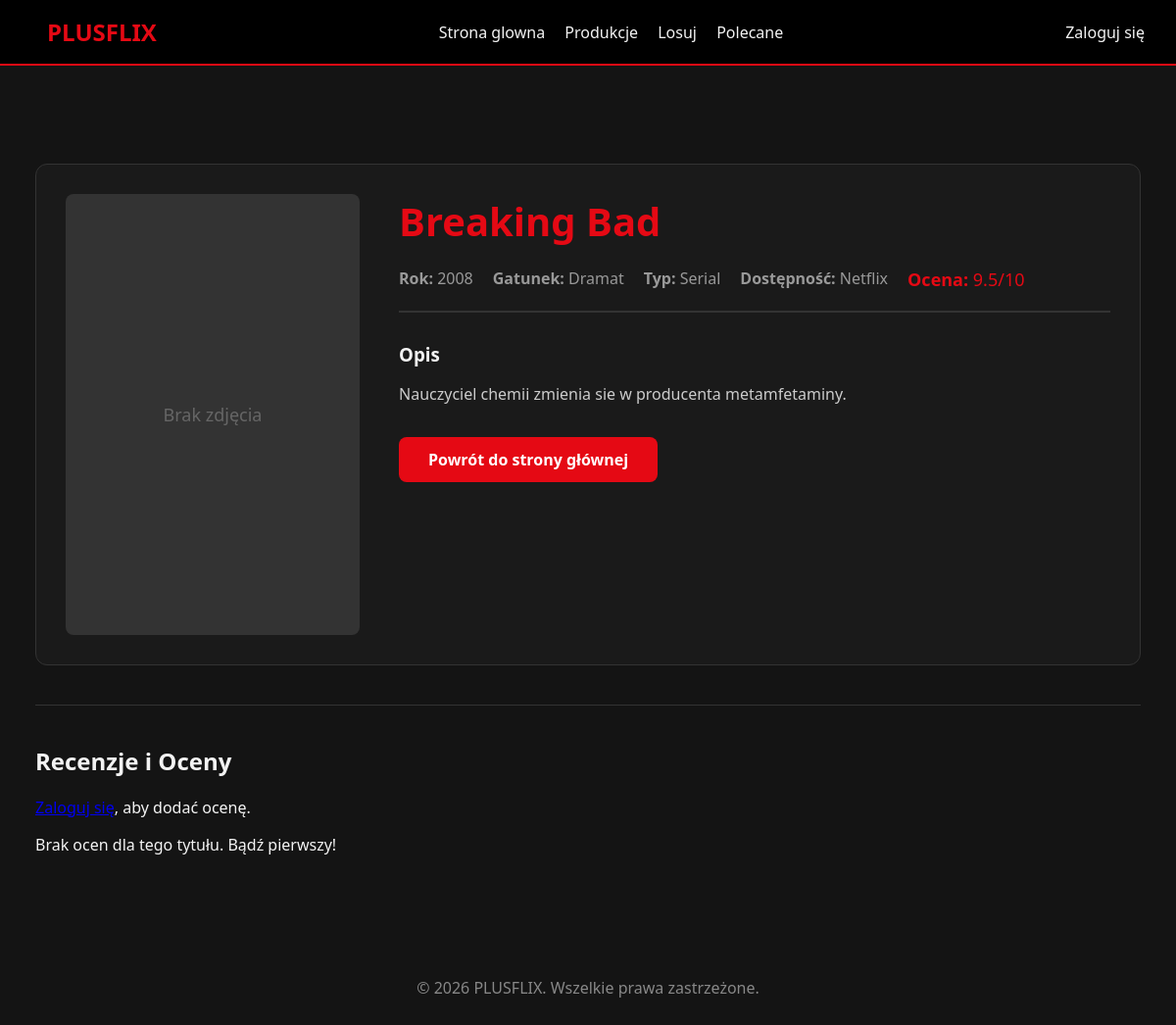
The page /public/pages/detail/1 on the database its author committed.
### tables this page shows
CREATE TABLE IF NOT EXISTS productions (
    id INT AUTO_INCREMENT PRIMARY KEY,
    title VARCHAR(255) NOT NULL,
    type VARCHAR(50) NOT NULL,
    genre_id INT,
    description TEXT,
    streaming_platforms_id INT,
    year INT,
    rating DECIMAL(3,1),
    created_at TIMESTAMP DEFAULT CURRENT_TIMESTAMP,
    FOREIGN KEY (genre_id) REFERENCES genres(id),
    FOREIGN KEY (streaming_platforms_id) REFERENCES streaming_platforms(id)
    );

CREATE TABLE IF NOT EXISTS genres (
    id INT AUTO_INCREMENT PRIMARY KEY,
    name VARCHAR(100) NOT NULL UNIQUE
);

CREATE TABLE IF NOT EXISTS streaming_platforms (
    id INT AUTO_INCREMENT PRIMARY KEY,
    name VARCHAR(100) NOT NULL,
    price DECIMAL(10,2),
    offer TEXT
    );

### app/Controllers/Pages.php (called while the page is built, shortened)
<?php
class Pages extends Controller {
    public function detail($id = null): void {
        $movieModel = $this->model('Movie');
        $ratingModel = $this->model('Rating');
        $movie = $movieModel->getMovieById($id);
        $data = [
            'title' => $movie->title,
            'description' => isset($movie->description) ? $movie->description : '',
            'movie' => $movie,
            'ratings' => $ratingModel->getRatingsByProductionId($id, isLoggedIn() ? $_SESSION['user_id'] : null),
            'isInWatchlist' => isLoggedIn() ? $movieModel->isInWatchlist($_SESSION['user_id'], $id) : false
        ];
        $this->view('pages/movie', $data);
    }
}

### core/Router.php (called while the page is built, shortened)
<?php
class Router {
    protected string $currentMethod = 'index';
    public function __construct() {
        $url = $this->getUrl();
        if ($url && strtolower($url[0]) === 'detail') {
            $this->currentController = 'App\\Controllers\\Pages';
            $this->currentMethod = 'detail';
            unset($url[0]);
        } elseif ($url && file_exists('../app/Controllers/' . ucwords($url[0]) . '.php')) {
            unset($url[0]);
        }
        $this->currentController = new $this->currentController;
        if (isset($url[1])) {
            if (method_exists($this->currentController, $url[1])) {
                $this->currentMethod = $url[1];
                unset($url[1]);
            }
        } else if (isset($url[0]) && method_exists($this->currentController, $url[0])) {
            $this->currentMethod = $url[0];
            unset($url[0]);
        }
        $this->params = $url ? array_values($url) : [];
        call_user_func_array([$this->currentController, $this->currentMethod], $this->params);
    }
    public function getUrl(): ?array {
        if (isset($_GET['url'])) {
            $url = rtrim($_GET['url'], '/');
            $url = filter_var($url, FILTER_SANITIZE_URL);
            return explode('/', $url);
        }
        return null;
    }
}

### public/index.php (called while the page is built, shortened)
<?php
require_once '../app/helpers/auth_helper.php';
spl_autoload_register(function($className) {
    $className = str_replace('\\', '/', $className);
    $file = '../' . $className . '.php';
});
$init = new Router();

### core/Database.php (called while the page is built, shortened)
<?php
class Database {
    private string $host = DB_HOST;
    private string $user = DB_USER;
    private string $pass = DB_PASS;
    private string $dbname = DB_NAME;
    private ?PDO $dbh = null;
    private $stmt;
    public function __construct() {
        $dsn = 'mysql:host=' . $this->host . ';dbname=' . $this->dbname;
        $options = [
            PDO::ATTR_PERSISTENT => true,
            PDO::ATTR_ERRMODE => PDO::ERRMODE_EXCEPTION,
            PDO::ATTR_DEFAULT_FETCH_MODE => PDO::FETCH_OBJ
        ];
        try {
            $this->dbh = new PDO($dsn, $this->user, $this->pass, $options);
        } catch (PDOException $e) {
            $this->error = $e->getMessage();
            echo "Błąd połączenia: " . $this->error;
        }
    }
    public function query(string $sql): void {
        $this->stmt = $this->dbh->prepare($sql);
    }
    public function bind($param, $value, $type = null): void {
        if (is_null($type)) {
            $type = match (true) {
                is_int($value) => PDO::PARAM_INT,
                is_bool($value) => PDO::PARAM_BOOL,
                is_null($value) => PDO::PARAM_NULL,
                default => PDO::PARAM_STR,
            };
        }
        $this->stmt->bindValue($param, $value, $type);
    }
    public function execute(): bool {
        return $this->stmt->execute();
    }
    public function single() {
        $this->execute();
        return $this->stmt->fetch();
    }
}

### app/Models/Movie.php (called while the page is built, shortened)
<?php
class Movie extends Model {
    public function getMovieById($id) {
        $this->updateSingleMovieRating($id);
        $this->db->query('SELECT p.*, g.name as genre, sp.name as streaming_platforms FROM productions p LEFT JOIN genres g ON p.genre_id = g.id LEFT JOIN streaming_platforms sp ON p.streaming_platforms_id = sp.id WHERE p.id = :id');
        $this->db->bind(':id', $id);
        return $this->db->single();
    }
    private function updateSingleMovieRating($id) {
        $this->db->query('SELECT AVG(rating) as avg_rating FROM ratings WHERE production_id = :production_id AND is_approved = 1');
        $this->db->bind(':production_id', $id);
        $row = $this->db->single();
        $avgRating = ($row && $row->avg_rating !== null) ? round($row->avg_rating, 1) : 0;
        $this->db->query('UPDATE productions SET rating = :rating WHERE id = :id');
        $this->db->bind(':rating', $avgRating);
        $this->db->bind(':id', $id);
        $this->db->execute();
    }
}

### core/Model.php (called while the page is built, shortened)
<?php
abstract class Model {
    public function __construct(Database $db) {
        $this->db = $db;
    }
}

### app/helpers/auth_helper.php (called while the page is built, shortened)
<?php
function isLoggedIn() {
    return isset($_SESSION['user_id']);
}

### app/Views/pages/movie.php (the view, shortened to what this page needs)
<div class="page-container">
    <div class="movie-details-container">
        <div class="movie-poster">
            <div class="poster-placeholder">
                <span>Brak zdjęcia</span>
            </div>
        </div>
        <div class="movie-info">
            <h1 class="movie-details-title"><?php echo isset($data['movie']->title) ? htmlspecialchars($data['movie']->title) : ''; ?></h1>
            <div class="movie-meta">
                <span class="meta-item"><strong>Rok:</strong> <?php echo isset($data['movie']->year) ? htmlspecialchars($data['movie']->year) : ''; ?></span>
                <span class="meta-item"><strong>Gatunek:</strong> <?php echo isset($data['movie']->genre) ? htmlspecialchars($data['movie']->genre) : ''; ?></span>
                <span class="meta-item"><strong>Typ:</strong> <?php echo isset($data['movie']->type) ? htmlspecialchars($data['movie']->type) : ''; ?></span>
                <span class="meta-item"><strong>Dostępność:</strong> <?php echo (!empty($data['movie']->streaming_platforms)) ? htmlspecialchars($data['movie']->streaming_platforms) : 'Brak danych'; ?></span>
                <span class="meta-item rating"><strong>Ocena:</strong>
                    <?php echo (isset($data['movie']->rating) && $data['movie']->rating > 0) ? htmlspecialchars($data['movie']->rating) . '/10' : 'Brak ocen'; ?>
                </span>
            </div>
            <div class="movie-description-full">
                <h3>Opis</h3>
                <p><?php echo isset($data['movie']->description) ? htmlspecialchars($data['movie']->description) : ''; ?></p>
            </div>
            <div class="movie-actions">
                <a href="<?php echo URLROOT; ?>" class="btn-back">Powrót do strony głównej</a>
            </div>
        </div>
    </div>
    <div class="movie-reviews-section">
        <h2>Recenzje i Oceny</h2>
        <?php if (isLoggedIn()) : ?>
            <div class="add-review-form">
                <h3>Dodaj swoją ocenę</h3>
                <form action="<?php echo URLROOT; ?>/pages/detail/<?php echo isset($data['movie']->id) ? (int)$data['movie']->id : 0; ?>" method="post">
                    <div class="form-group">
                        <label for="rating">Ocena (1-10):</label>
                        <select name="rating" id="rating" required class="form-control">
                            <option value="">Wybierz ocenę</option>
                            <?php for ($i = 10; $i >= 1; $i--) : ?>
                                <option value="<?php echo $i; ?>"><?php echo $i; ?></option>
                            <?php endfor; ?>
                        </select>
                    </div>
                    <div class="form-group">
                        <label for="comment">Komentarz:</label>
                        <textarea name="comment" id="comment" rows="3" class="form-control" placeholder="Co sądzisz o tym tytule?"></textarea>
                    </div>
                    <button type="submit" class="btn btn-primary">Opublikuj</button>
                </form>
            </div>
        <?php else : ?>
            <p><a href="<?php echo URLROOT; ?>/auth/login">Zaloguj się</a>, aby dodać ocenę.</p>
        <?php endif; ?>
        <div class="reviews-list">
            <?php if (!empty($data['ratings'])) : ?>
                <?php foreach ($data['ratings'] as $rating) : ?>
                    <div class="review-item <?php echo !$rating->is_approved ? 'pending-review' : ''; ?>">
                        <div class="review-header">
                            <span class="review-author"><?php echo htmlspecialchars($rating->username); ?></span>
                            <?php if (!$rating->is_approved) : ?>
                                <span class="badge badge-pending">Oczekuje na zatwierdzenie</span>
                            <?php endif; ?>
                            <span class="review-rating"><?php echo htmlspecialchars($rating->rating); ?>/10</span>
                            <span class="review-date"><?php echo date('d.m.Y H:i', strtotime($rating->created_at)); ?></span>
                        </div>
                        <?php if (!empty($rating->comment)) : ?>
                            <div class="review-comment">
                                <?php echo htmlspecialchars($rating->comment); ?>
                            </div>
                        <?php endif; ?>
                    </div>
                <?php endforeach; ?>
            <?php else : ?>
                <p>Brak ocen dla tego tytułu. Bądź pierwszy!</p>
            <?php endif; ?>
        </div>
    </div>
</div>

### public/css/style.css (style rules this page uses)
:root { --primary: #e50914; --dark: #141414; --light: #f3f3f3; --grey: #333; }
body { font-family: 'Segoe UI', Tahoma, Geneva, Verdana, sans-serif; margin: 0; background-color: var(--dark); color: var(--light); }
.page-container { max-width: 1200px; margin: 40px auto; padding: 20px; }
.movie-details-container { display: flex; gap: 40px; margin-top: 40px; background: #1a1a1a; padding: 30px; border-radius: 12px; border: 1px solid #333; }
.movie-poster { flex: 0 0 300px; }
.poster-placeholder { width: 100%; height: 450px; background: #333; border-radius: 8px; display: flex; align-items: center; justify-content: center; color: #666; font-size: 18px; }
.movie-info { flex: 1; }
.movie-details-title { color: var(--primary); margin: 0 0 20px 0; font-size: 2.5rem; }
.movie-meta { display: flex; gap: 20px; flex-wrap: wrap; margin-bottom: 30px; padding-bottom: 20px; border-bottom: 2px solid #333; }
.meta-item { color: #999; font-size: 16px; }
.meta-item.rating { color: var(--primary); font-size: 18px; }
.movie-description-full { margin-bottom: 30px; }
.movie-description-full h3 { color: var(--light); margin-bottom: 15px; }
.movie-description-full p { color: #ccc; line-height: 1.6; font-size: 16px; }
.movie-actions { margin-top: 30px; }
.btn-back { display: inline-block; padding: 12px 30px; background: var(--primary); color: white; text-decoration: none; border-radius: 8px; font-weight: bold; transition: all 0.3s ease; }

### public/css/reviews.css (style rules this page uses)
.movie-reviews-section { margin-top: 40px; padding-top: 20px; border-top: 1px solid #333; }

### rows shown on the page
productions: title "Breaking Bad", year "2008", genre.name "Dramat", type "Serial", streaming_platforms.name "Netflix", rating "9.5", description "Nauczyciel chemii zmienia sie w producenta metamfetaminy."
